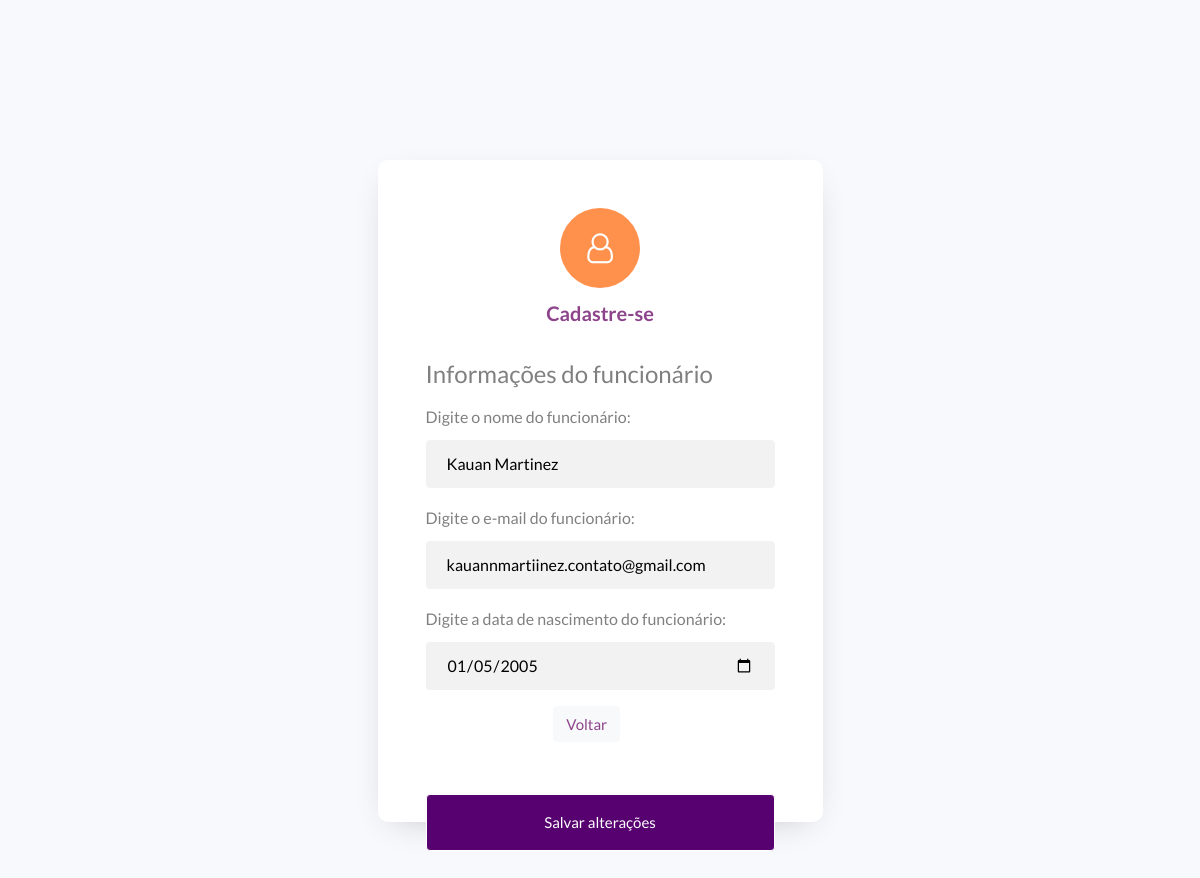
The app's page /altera_funcionario.php?matricula=4 with its own data.
### tables this page shows
CREATE TABLE `funcionario` (
  `matricula` int(11) NOT NULL,
  `nome` varchar(30) NOT NULL,
  `email` varchar(50) NOT NULL,
  `senha` varchar(500) NOT NULL,
  `data_nasc` varchar(10) NOT NULL
);

### altera_funcionario.php (the view, shortened to what this page needs)
<?php
    $mysqli = mysqli_connect("localhost","administrador","2122","pet_e_gato");
     $matricula = $_GET ["matricula"];
     $sql= "SELECT * FROM funcionario WHERE matricula = $matricula;";
     $res= mysqli_query($mysqli,$sql);
     $funcionario = mysqli_fetch_array ($res);
?>
<!doctype html>
<html lang="pt-br">
  <head>
	  <link rel="stylesheet" href="https://stackpath.bootstrapcdn.com/font-awesome/4.7.0/css/font-awesome.min.css">
	  <link rel="stylesheet" href="_css/style.css">
  </head>
<body class="fadeIn">
  <section class="ftco-section">
      <div class="container">
        <div class="row justify-content-center">
        </div>
        <div class="row justify-content-center">
          <div class="col-md-6 col-lg-5">
            <div class="login-wrap p-4 p-md-5">
          <div class="icon d-flex align-items-center justify-content-center">
            <span class="fa fa-user-o"></span>
          </div>
            <h3 class="text-center mb-4">Cadastre-se</h3>
              <fieldset>
                <legend>Informações do funcionário</legend>
            <form action="editar_funcionario.php" method="POST">
                <div class="form-group">
                    <label for="nome">Digite o nome do funcionário:</label>
                    <input type="text" required="required" class="form-control rounded-left" name="nome" placeholder="Nome Completo" value="<?php echo $funcionario['nome']?>">
                </div>
                <div class="form-group">
                  <label for="nome">Digite o e-mail do funcionário:</label>
                    <input type="email" required="required" class="form-control rounded-left" name="email" placeholder="E-mail" value="<?php echo $funcionario['email']?>">
                </div>
                <div class="form-group">
                <label for="nome">Digite a data de nascimento do funcionário:</label>
                    <input type="date" required="required" class="form-control rounded-left" name="data_nasc" placeholder="Data de Nascimento" value="<?php echo $funcionario['data_nasc']?>">
                </div>
              </fieldset>
              <div class="form-group d-md-flex">
	            	<div class="w-50">
                </div>
								<div class="form-group container">
                  <button class="btn btn-light rounded text-md-flex"><a href="funcionario.php">Voltar</a></button>
								</div>
	            </div>
	            <div class="form-group">
	            	<button type="submit" class="btn btn-primary rounded submit p-3 px-5">Salvar alterações</button>
	            </div>
        </div>
    </div>
</body>
</html>

### records on screen
funcionario: nome "Kauan Martinez", email "kauannmartiinez.contato@gmail.com", data_nasc "01/05/2005"
